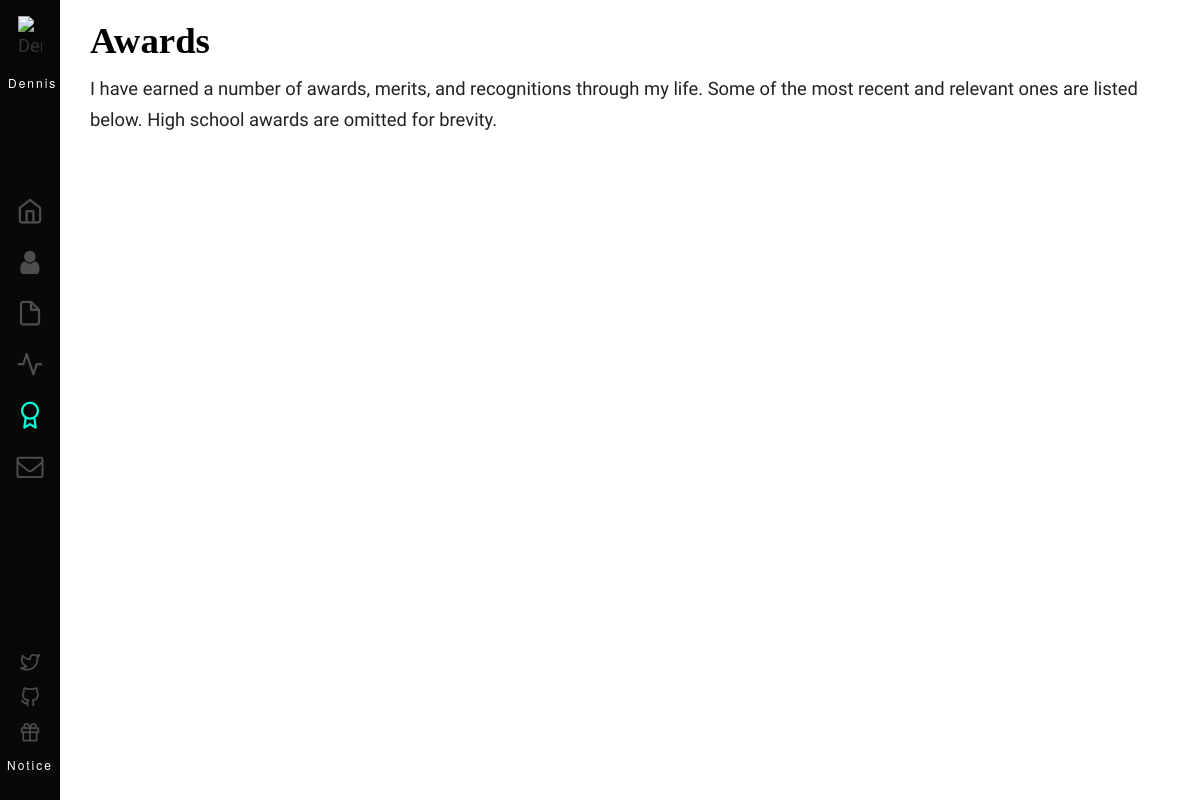
/awards/, run on an earlier commit of the app's database.
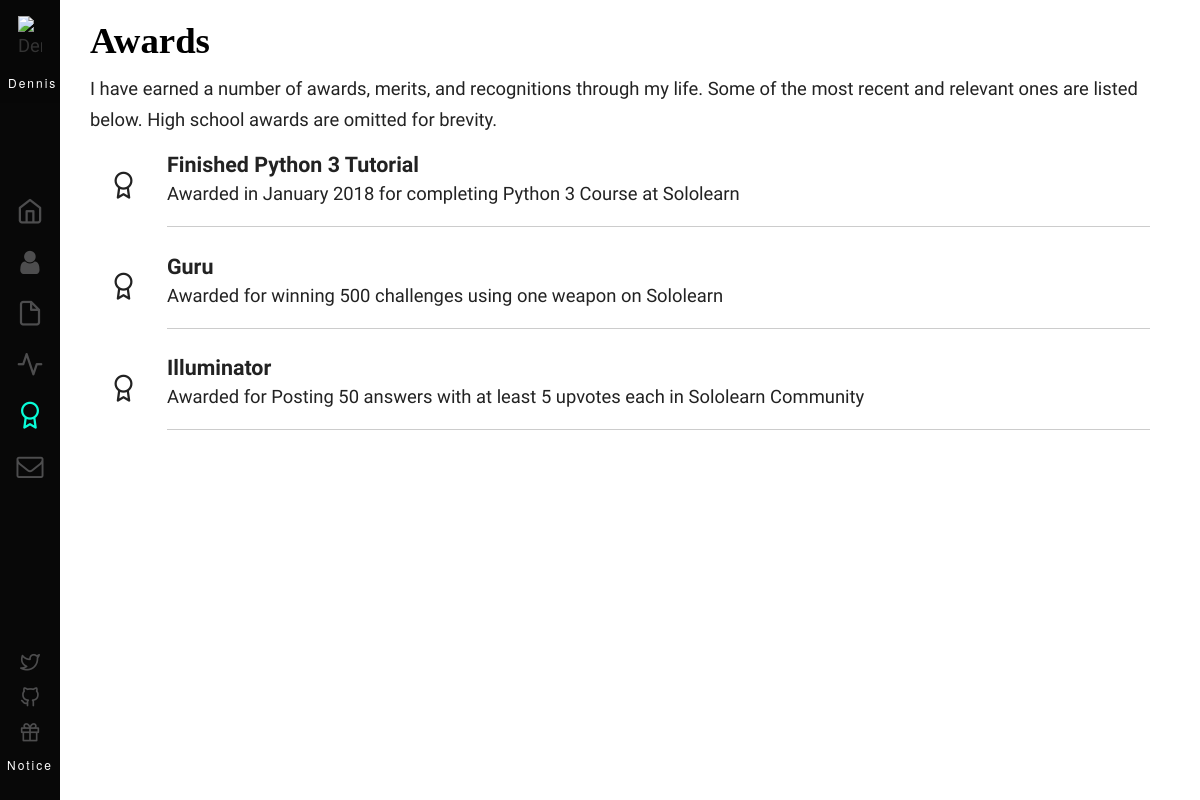
And on a later commit of the database.
### base/models.py (models this page shows, shortened)
class Award(models.Model):
    title = models.CharField(max_length=40)
    description = models.TextField()
    credit = models.CharField(max_length=100, blank=True)
    created_date = models.DateTimeField(editable=False, default=timezone.now)

### base/views.py (the view)
# urls.py: path('awards/', views.awards, name='awards'),
def awards(request):
    awards = Award.objects.all().order_by('-created_date')
    return render(request, "awards.html", {"awards": awards})

### base/templates/awards.html (shortened to what this page needs)
{% extends 'base.html' %}
{% load staticfiles %}
{% block content %}
<div class="awards">
   <div class="text-zone">
   <h1 class="color">Awards</h1>
   <p class="intro">
      I have earned a number of awards, merits, and recognitions through my life.
      Some of the most recent and relevant ones are listed below.
      High school awards are omitted for brevity.
   </p>
   <div class="timeline">
      {% for award in awards  %}
      <div class="honour">
         <div class="icon"><i class="icon-award"></i></div>
         <div class="description">
            <h4>{{ award.title }}</h4>
            <p>{{ award.description }}</p>
            <hr>
         </div>
      </div>
      {% endfor %}
   </div>
   </div>
</div>
{% endblock %}

What changed in the data, as far as the page shows it:
added Award: title "Finished Python 3 Tutorial", description "Awarded in January 2018 for completing Python 3 Course at Sololearn"
added Award: title "Guru", description "Awarded for winning 500 challenges using one weapon on Sololearn"
added Award: title "Illuminator", description "Awarded for Posting 50 answers with at least 5 upvotes each in Sololearn Community"
